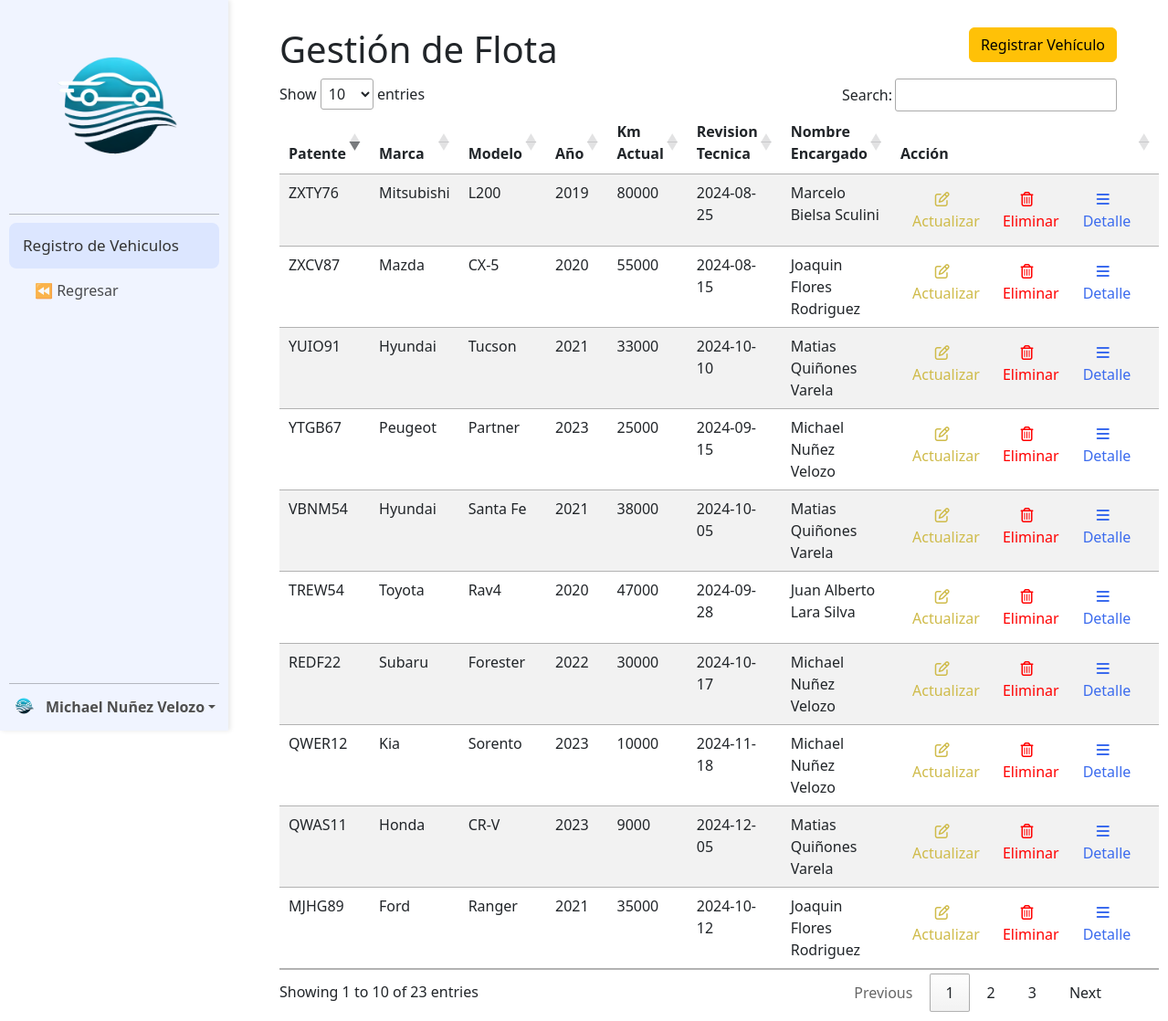
The app's page /Modulo_Flota/registro_vehiculos/vehiculos.php (signed in) with its own data.
### tables this page shows
CREATE TABLE `vehiculo` (
  `patente` varchar(8) NOT NULL,
  `marca` varchar(20) DEFAULT NULL,
  `modelo` varchar(20) DEFAULT NULL,
  `año` int(11) DEFAULT NULL,
  `km_actual` int(11) DEFAULT NULL,
  `fecha_revision_tecnica` date DEFAULT NULL,
  `rut` varchar(15) DEFAULT NULL,
  `activo` varchar(2) DEFAULT NULL,
  PRIMARY KEY (`patente`),
  KEY `fk_vehiculo_usuario` (`rut`),
  CONSTRAINT `fk_vehiculo_usuario` FOREIGN KEY (`rut`) REFERENCES `usuario` (`rut`) ON DELETE SET NULL ON UPDATE CASCADE
);

CREATE TABLE `usuario` (
  `rut` varchar(15) NOT NULL,
  `nombre` varchar(45) DEFAULT NULL,
  `Usuario` varchar(20) DEFAULT NULL,
  `clave` varchar(64) DEFAULT NULL,
  `fecha_ingreso` date DEFAULT NULL,
  `Id_Rol` int(11) DEFAULT NULL,
  `id_cargo` int(11) DEFAULT NULL,
  `supervisor` varchar(15) DEFAULT NULL,
  PRIMARY KEY (`rut`),
  KEY `fk_usuario_roles` (`Id_Rol`),
  KEY `fk_usuario_cargo` (`id_cargo`),
  CONSTRAINT `fk_usuario_cargo` FOREIGN KEY (`id_cargo`) REFERENCES `cargo` (`id_cargo`) ON DELETE SET NULL ON UPDATE CASCADE,
  CONSTRAINT `fk_usuario_roles` FOREIGN KEY (`Id_Rol`) REFERENCES `roles` (`Id_Rol`) ON DELETE SET NULL ON UPDATE CASCADE
);

### Modulo_Flota/registro_vehiculos/componentes/tabla_vehiculos.php (the view, shortened to what this page needs)
<div class="row">
    <div class="col">
        <h1>Gestión de Flota</h1>
    </div>
    <div class="col-auto">
        <form action="" method="POST">
            <button type="button" class="btn btn-warning" data-bs-toggle="modal" data-bs-target="#modalAgregarVehiculo">
                Registrar Vehículo
            </button>
        </form>
    </div>
</div>
<?php
$sql_vehiculo = " SELECT v.patente, v.marca, v.modelo, v.año, v.km_actual, v.fecha_revision_tecnica, v.rut, u.nombre, v.activo
FROM vehiculo v
LEFT JOIN usuario u ON v.rut = u.rut
WHERE v.activo = 'si';";
$stmt_vehiculo = $conexion->prepare($sql_vehiculo);
$stmt_vehiculo->execute();
$resultado_vehiculo = $stmt_vehiculo->get_result();
?>
<table id="tabla_vehiculo" class="table table-striped">
    <thead>
        <tr>
            <th style="width: 10%;">Patente</th>
            <th style="width: 10%;">Marca</th>
            <th style="width: 10%;">Modelo</th>
            <th style="width: 10%;">Año</th>
            <th style="width: 10%;">Km Actual</th>
            <th style="width: 10%;">Revision Tecnica</th>
            <th style="width: 10%;">Nombre Encargado</th>
            <th style="width: 10%;">Acción</th>
        </tr>
    </thead>
    <tbody>
        <?php foreach ($resultado_vehiculo as $vehiculo) : ?>
            <tr>
                <td><?= htmlspecialchars($vehiculo['patente']) ?></td>
                <td><?= htmlspecialchars($vehiculo['marca']) ?></td>
                <td><?= htmlspecialchars($vehiculo['modelo']) ?></td>
                <td><?= htmlspecialchars($vehiculo['año']) ?></td>
                <td><?= htmlspecialchars($vehiculo['km_actual']) ?></td>
                <td><?= htmlspecialchars($vehiculo['fecha_revision_tecnica']) ?></td>
                <td><?= htmlspecialchars($vehiculo['nombre']) ?></td>
                <td>
                    <div class="btn-group" role="group">
                        <button class="btn no-colapse" style="color: #cfbb4a" data-bs-toggle="modal" data-bs-target="#modal_actualizar"
                            onclick="completar_datos_modal_actualizar('<?= htmlspecialchars($vehiculo['patente']) ?>', '<?= htmlspecialchars($vehiculo['marca']) ?>', '<?= htmlspecialchars($vehiculo['modelo']) ?>', '<?= htmlspecialchars($vehiculo['año']) ?>', '<?= htmlspecialchars($vehiculo['km_actual']) ?>', '<?= htmlspecialchars($vehiculo['fecha_revision_tecnica']) ?>', '<?= htmlspecialchars($vehiculo['rut']) ?>', '<?= htmlspecialchars($vehiculo['nombre']) ?>' )">
                            <i class="fa-regular fa-pen-to-square"></i>
                            <span class="subrayado">Actualizar</span>
                        </button>
                        <button class="btn no-colapse" style="color: #ff0000" data-bs-toggle="modal" data-bs-target="#modal_eliminar" onclick="completar_datos_modal_eliminar('<?= htmlspecialchars($vehiculo['patente']) ?>')">
                            <i class="fa-regular fa-trash-can"></i>
                            <span class="subrayado">Eliminar</span>
                        </button>
                        <form action="detalle_vehiculo.php" method="GET" class="me-2">
                            <button class="btn no-colapse" style="color: #3b6bee">
                                <i class="fa-solid fa-bars"></i>
                                <span class="subrayado">Detalle</span>
                            </button>
                        </form>
                    </div>
                </td>
            </tr>
        <?php endforeach ?>
    </tbody>
</table>

### records on screen
vehiculo: patente "MJHG89", marca "Ford", modelo "Ranger", año "2021", km_actual "35000", fecha_revision_tecnica "2024-10-12", rut.nombre "Joaquin Flores Rodriguez"
vehiculo: patente "QWAS11", marca "Honda", modelo "CR-V", año "2023", km_actual "9000", fecha_revision_tecnica "2024-12-05", rut.nombre "Matias Quiñones Varela"
vehiculo: patente "QWER12", marca "Kia", modelo "Sorento", año "2023", km_actual "10000", fecha_revision_tecnica "2024-11-18", rut.nombre "Michael Nuñez Velozo"
vehiculo: patente "REDF22", marca "Subaru", modelo "Forester", año "2022", km_actual "30000", fecha_revision_tecnica "2024-10-17", rut.nombre "Michael Nuñez Velozo"
vehiculo: patente "TREW54", marca "Toyota", modelo "Rav4", año "2020", km_actual "47000", fecha_revision_tecnica "2024-09-28", rut.nombre "Juan Alberto Lara Silva"
vehiculo: patente "VBNM54", marca "Hyundai", modelo "Santa Fe", año "2021", km_actual "38000", fecha_revision_tecnica "2024-10-05", rut.nombre "Matias Quiñones Varela"
vehiculo: patente "YTGB67", marca "Peugeot", modelo "Partner", año "2023", km_actual "25000", fecha_revision_tecnica "2024-09-15", rut.nombre "Michael Nuñez Velozo"
vehiculo: patente "YUIO91", marca "Hyundai", modelo "Tucson", año "2021", km_actual "33000", fecha_revision_tecnica "2024-10-10", rut.nombre "Matias Quiñones Varela"
vehiculo: patente "ZXCV87", marca "Mazda", modelo "CX-5", año "2020", km_actual "55000", fecha_revision_tecnica "2024-08-15", rut.nombre "Joaquin Flores Rodriguez"
vehiculo: patente "ZXTY76", marca "Mitsubishi", modelo "L200", año "2019", km_actual "80000", fecha_revision_tecnica "2024-08-25", rut.nombre "Marcelo Bielsa Sculini"

### other values on screen
$_SESSION['nombre'] "Michael Nuñez Velozo"
